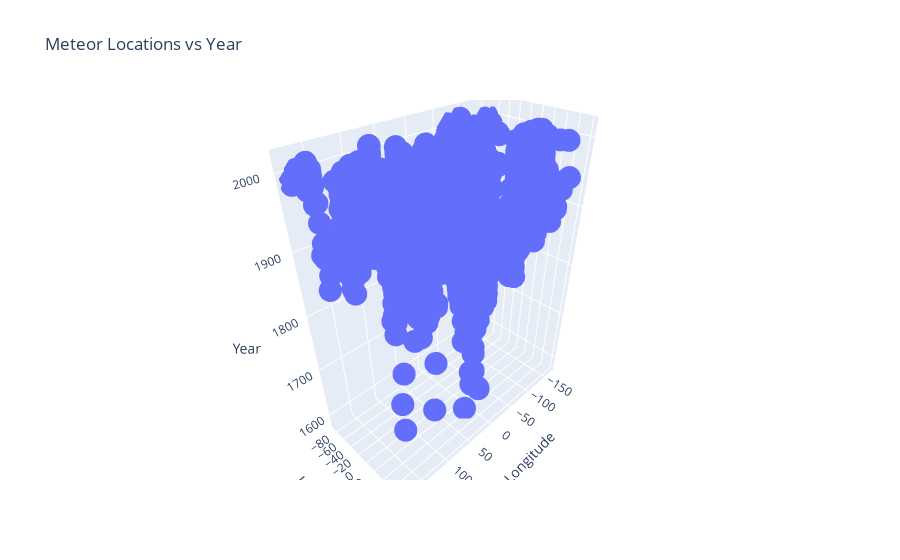

The notebook cell saved with this chart:
### Code cell
#x=c_meteorites['Longitude'], y=c_meteorites['Latitude'], z=c_meteorites['Year']
figure2 = px.scatter_3d(c_meteorites,x='Longitude',y='Latitude',z='Year',title="Meteor Locations vs Year",
    labels={
        "x": "X",
        "y": "Y",
        "z": "Z",
    }
)
figure2.update_layout(showlegend=False)
figure2.show()
# c_meteorites

### Figure 1 — Plotly figure (JSON) as saved in the notebook; plotly's stock layout.template omitted (floating-point values rounded to 4 significant figures; data arrays with more than 128 entries replaced by an {"elided": "..."} marker saying what was removed)
{"data": [{"hovertemplate": "Longitude=%{x}<br>Latitude=%{y}<br>Year=%{z}<extra></extra>", "legendgroup": "", "marker": {"color": "#636efa", "symbol": "circle"}, "mode": "markers", "name": "", "scene": "scene", "showlegend": false, "type": "scatter3d", "x": {"elided": "31853 float values"}, "y": {"elided": "31853 float values"}, "z": {"elided": "31853 int values"}}], "layout": {"legend": {"tracegroupgap": 0}, "scene": {"domain": {"x": [0, 1], "y": [0, 1]}, "xaxis": {"title": {"text": "Longitude"}}, "yaxis": {"title": {"text": "Latitude"}}, "zaxis": {"title": {"text": "Year"}}}, "showlegend": false, "title": {"text": "Meteor Locations vs Year"}}}
